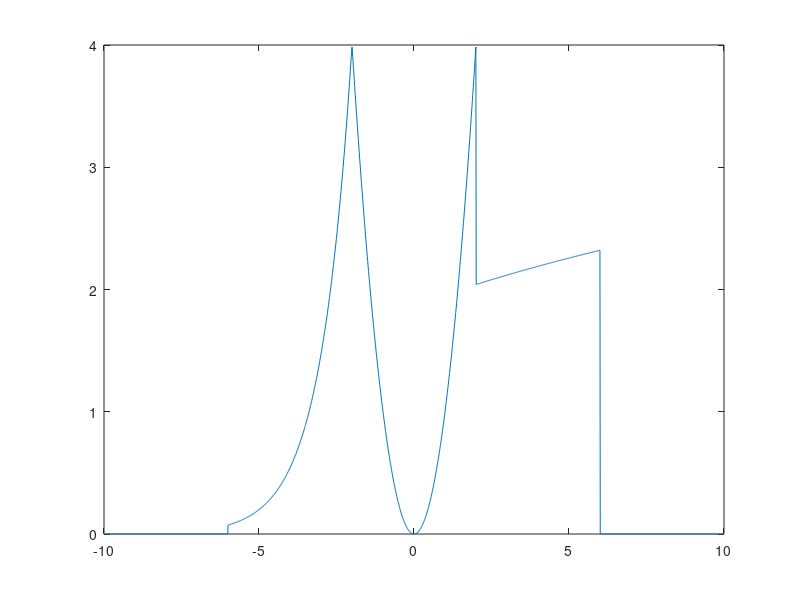

Write the MATLAB code that produced this figure.
clear all;clc
%----------------
function y=funcionf(x)
	y=0;
	if x>=-6 && x<-2
		y=4*exp(x+2);
	elseif x>=-2 && x<2
		y=x^2;
	elseif  x>=2 && x<6
		y=(x+6.5)^(1/3);
	end
end
%----------------
a=-10;b=10;n=2000;
x=linspace(a,b,n);
y=zeros(1,n);
for i=1:n
	y(i)=funcionf(x(i));
end
plot(x,y)
